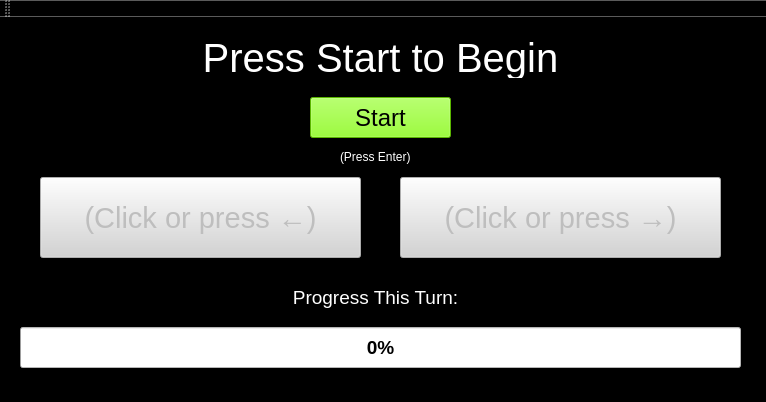
<?xml version="1.0" encoding="UTF-8"?>
<ui version="4.0">
 <class>MainWindow</class>
 <widget class="QMainWindow" name="MainWindow">
  <property name="geometry">
   <rect>
    <x>0</x>
    <y>0</y>
    <width>766</width>
    <height>402</height>
   </rect>
  </property>
  <property name="windowTitle">
   <string>Simon</string>
  </property>
  <property name="styleSheet">
   <string notr="true">background-color: black</string>
  </property>
  <widget class="QWidget" name="centralWidget">
   <widget class="QPushButton" name="startButton">
    <property name="geometry">
     <rect>
      <x>310</x>
      <y>80</y>
      <width>141</width>
      <height>41</height>
     </rect>
    </property>
    <property name="font">
     <font>
      <pointsize>18</pointsize>
     </font>
    </property>
    <property name="styleSheet">
     <string notr="true">background-color: chartreuse</string>
    </property>
    <property name="text">
     <string>Start</string>
    </property>
   </widget>
   <widget class="QPushButton" name="redButton">
    <property name="enabled">
     <bool>false</bool>
    </property>
    <property name="geometry">
     <rect>
      <x>40</x>
      <y>160</y>
      <width>321</width>
      <height>81</height>
     </rect>
    </property>
    <property name="font">
     <font>
      <pointsize>22</pointsize>
     </font>
    </property>
    <property name="autoFillBackground">
     <bool>false</bool>
    </property>
    <property name="styleSheet">
     <string notr="true">background-color:lightgrey
</string>
    </property>
    <property name="text">
     <string>(Click or press ←)</string>
    </property>
   </widget>
   <widget class="QPushButton" name="blueButton">
    <property name="enabled">
     <bool>false</bool>
    </property>
    <property name="geometry">
     <rect>
      <x>400</x>
      <y>160</y>
      <width>321</width>
      <height>81</height>
     </rect>
    </property>
    <property name="font">
     <font>
      <pointsize>22</pointsize>
     </font>
    </property>
    <property name="styleSheet">
     <string notr="true">background-color:lightgrey</string>
    </property>
    <property name="text">
     <string>(Click or press →)</string>
    </property>
   </widget>
   <widget class="QProgressBar" name="progressBar">
    <property name="geometry">
     <rect>
      <x>20</x>
      <y>310</y>
      <width>721</width>
      <height>41</height>
     </rect>
    </property>
    <property name="font">
     <font>
      <pointsize>14</pointsize>
      <weight>75</weight>
      <bold>true</bold>
     </font>
    </property>
    <property name="styleSheet">
     <string notr="true">background-color:white</string>
    </property>
    <property name="value">
     <number>0</number>
    </property>
    <property name="alignment">
     <set>Qt::AlignCenter</set>
    </property>
   </widget>
   <widget class="QLabel" name="labelTurn">
    <property name="geometry">
     <rect>
      <x>190</x>
      <y>20</y>
      <width>381</width>
      <height>41</height>
     </rect>
    </property>
    <property name="font">
     <font>
      <pointsize>30</pointsize>
     </font>
    </property>
    <property name="styleSheet">
     <string notr="true">color: white</string>
    </property>
    <property name="text">
     <string>Press Start to Begin</string>
    </property>
    <property name="alignment">
     <set>Qt::AlignCenter</set>
    </property>
   </widget>
   <widget class="QLabel" name="label">
    <property name="geometry">
     <rect>
      <x>250</x>
      <y>270</y>
      <width>251</width>
      <height>21</height>
     </rect>
    </property>
    <property name="font">
     <font>
      <pointsize>14</pointsize>
     </font>
    </property>
    <property name="styleSheet">
     <string notr="true">color: white</string>
    </property>
    <property name="text">
     <string>Progress This Turn:</string>
    </property>
    <property name="alignment">
     <set>Qt::AlignCenter</set>
    </property>
   </widget>
   <widget class="QLabel" name="label_2">
    <property name="geometry">
     <rect>
      <x>340</x>
      <y>130</y>
      <width>91</width>
      <height>20</height>
     </rect>
    </property>
    <property name="styleSheet">
     <string notr="true">color:white</string>
    </property>
    <property name="text">
     <string>(Press Enter)</string>
    </property>
   </widget>
   <zorder>startButton</zorder>
   <zorder>redButton</zorder>
   <zorder>blueButton</zorder>
   <zorder>labelTurn</zorder>
   <zorder>progressBar</zorder>
   <zorder>label</zorder>
   <zorder>label_2</zorder>
  </widget>
  <widget class="QToolBar" name="mainToolBar">
   <attribute name="toolBarArea">
    <enum>TopToolBarArea</enum>
   </attribute>
   <attribute name="toolBarBreak">
    <bool>false</bool>
   </attribute>
  </widget>
  <widget class="QStatusBar" name="statusBar"/>
  <action name="actionQuit">
   <property name="text">
    <string>Quit</string>
   </property>
  </action>
 </widget>
 <layoutdefault spacing="6" margin="11"/>
 <resources/>
 <connections>
  <connection>
   <sender>startButton</sender>
   <signal>clicked()</signal>
   <receiver>labelTurn</receiver>
   <slot>update()</slot>
   <hints>
    <hint type="sourcelabel">
     <x>440</x>
     <y>179</y>
    </hint>
    <hint type="destinationlabel">
     <x>470</x>
     <y>149</y>
    </hint>
   </hints>
  </connection>
 </connections>
</ui>
